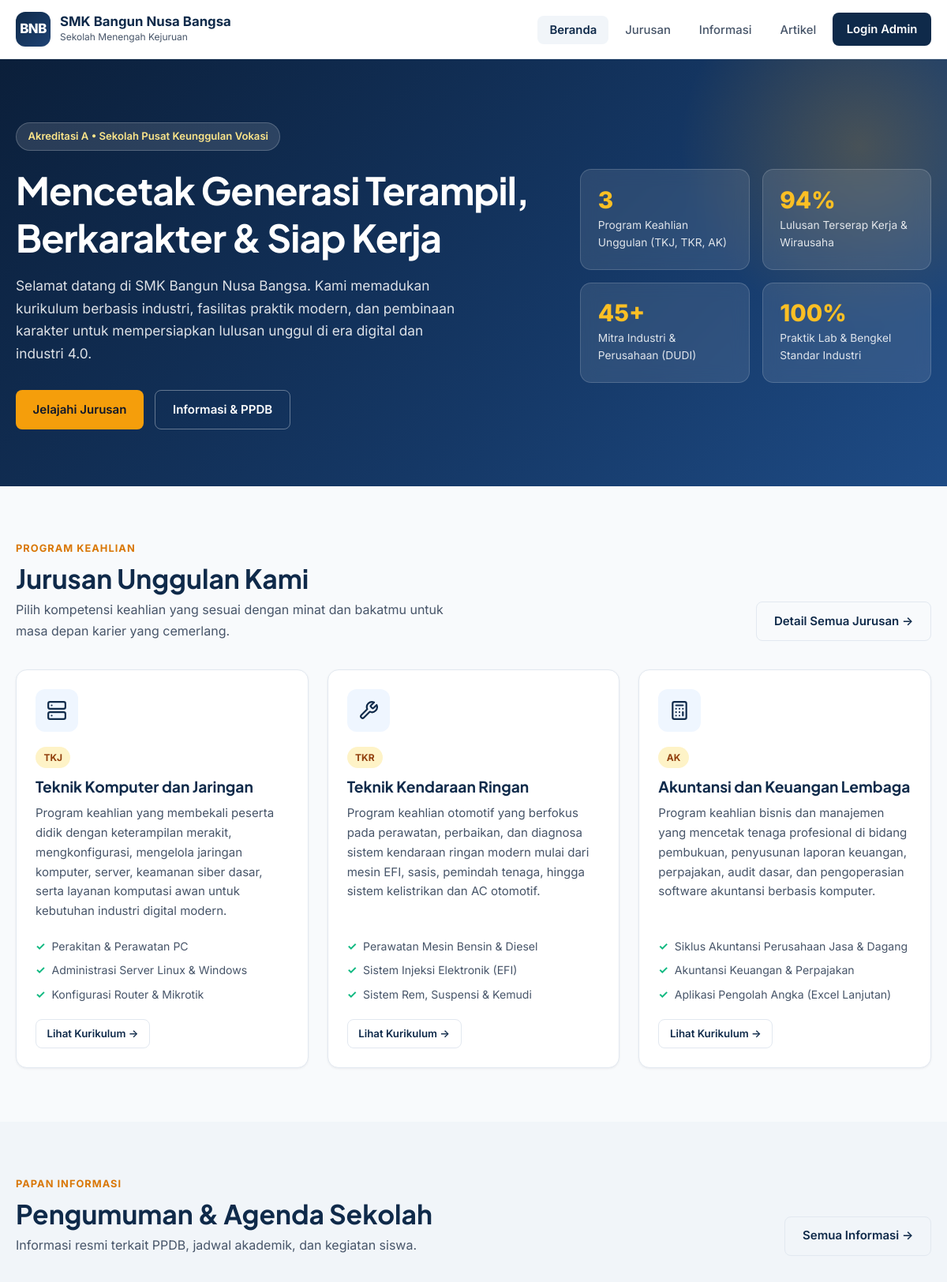
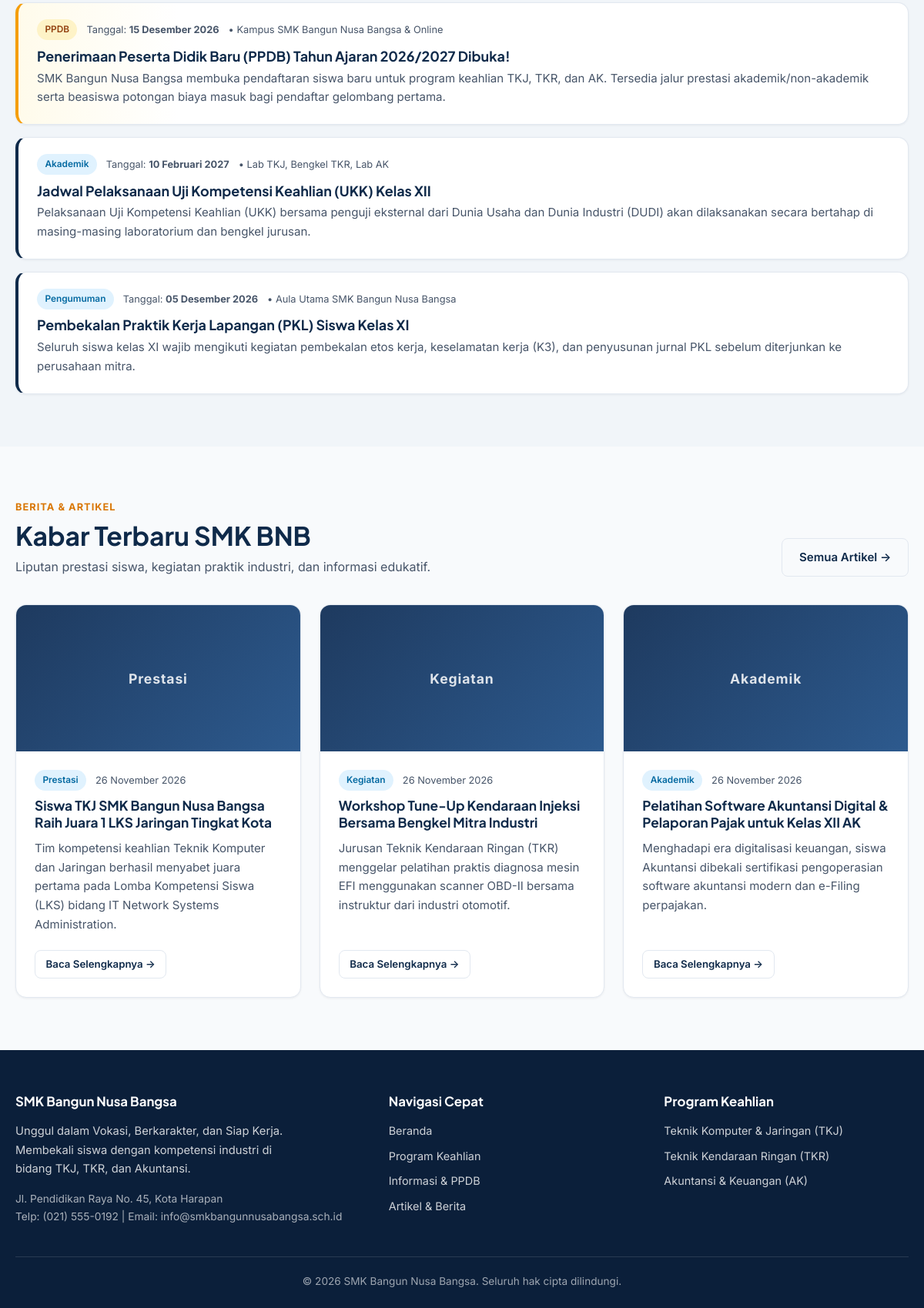
The page / on the database its author committed (2 pictures, top to bottom).
### tables this page shows
CREATE TABLE IF NOT EXISTS `jurusan` (
    `id` INT AUTO_INCREMENT PRIMARY KEY,
    `kode` VARCHAR(10) NOT NULL UNIQUE,
    `nama` VARCHAR(120) NOT NULL,
    `singkatan` VARCHAR(20) NOT NULL,
    `deskripsi` TEXT NOT NULL,
    `kompetensi` TEXT NOT NULL,
    `prospek_karir` TEXT NOT NULL,
    `fasilitas` VARCHAR(255) NOT NULL,
    `ikon` VARCHAR(30) DEFAULT 'code'
);

CREATE TABLE IF NOT EXISTS `informasi` (
    `id` INT AUTO_INCREMENT PRIMARY KEY,
    `judul` VARCHAR(200) NOT NULL,
    `kategori` VARCHAR(50) NOT NULL DEFAULT 'Pengumuman',
    `isi` TEXT NOT NULL,
    `tanggal_acara` DATE DEFAULT NULL,
    `lokasi` VARCHAR(150) DEFAULT NULL,
    `is_pinned` TINYINT(1) NOT NULL DEFAULT 0,
    `created_at` TIMESTAMP DEFAULT CURRENT_TIMESTAMP
);

CREATE TABLE IF NOT EXISTS `artikel` (
    `id` INT AUTO_INCREMENT PRIMARY KEY,
    `judul` VARCHAR(200) NOT NULL,
    `slug` VARCHAR(220) NOT NULL UNIQUE,
    `kategori` VARCHAR(50) NOT NULL DEFAULT 'Berita',
    `ringkasan` TEXT NOT NULL,
    `konten` LONGTEXT NOT NULL,
    `gambar` VARCHAR(255) DEFAULT NULL,
    `penulis` VARCHAR(100) NOT NULL DEFAULT 'Admin SMK BNB',
    `status` ENUM('published', 'draft') NOT NULL DEFAULT 'published',
    `created_at` TIMESTAMP DEFAULT CURRENT_TIMESTAMP,
    `updated_at` TIMESTAMP DEFAULT CURRENT_TIMESTAMP ON UPDATE CURRENT_TIMESTAMP
);

### includes/helpers.php (called while the page is built, shortened)
<?php
function e(?string $str): string
{
    return htmlspecialchars((string)$str, ENT_QUOTES, 'UTF-8');
}
function formatTanggal(?string $dateStr): string
{
    $bulan = [
        1 => 'Januari', 'Februari', 'Maret', 'April', 'Mei', 'Juni',
        'Juli', 'Agustus', 'September', 'Oktober', 'November', 'Desember'
    ];
    $ts = strtotime($dateStr);
    $tgl = date('d', $ts);
    $bln = $bulan[(int)date('n', $ts)] ?? date('M', $ts);
    $thn = date('Y', $ts);
    return "$tgl $bln $thn";
}
function isAdminLoggedIn(): bool
{
    return !empty($_SESSION['admin_id']);
}

### index.php (the view, shortened to what this page needs)
<?php
require_once __DIR__ . '/config/database.php';
require_once __DIR__ . '/includes/icons.php';
$jurusanList = $pdo->query("SELECT * FROM jurusan ORDER BY id ASC")->fetchAll();
$artikelList = $pdo->query("SELECT * FROM artikel WHERE status = 'published' ORDER BY created_at DESC LIMIT 3")->fetchAll();
$infoList = $pdo->query("SELECT * FROM informasi ORDER BY is_pinned DESC, created_at DESC LIMIT 3")->fetchAll();
include __DIR__ . '/includes/header.php';
?>
<section class="hero">
    <div class="container hero-grid">
        <div>
            <div class="hero-badge">Akreditasi A &bull; Sekolah Pusat Keunggulan Vokasi</div>
            <h1>Mencetak Generasi Terampil, Berkarakter &amp; Siap Kerja</h1>
            <p>
                Selamat datang di <?= e(SCHOOL_NAME) ?>. Kami memadukan kurikulum berbasis industri, fasilitas praktik modern, dan pembinaan karakter untuk mempersiapkan lulusan unggul di era digital dan industri 4.0.
            </p>
            <div class="hero-actions">
                <a href="jurusan.php" class="btn btn-accent">Jelajahi Jurusan</a>
                <a href="informasi.php" class="btn btn-outline-light">Informasi &amp; PPDB</a>
            </div>
        </div>
        <div class="hero-stats">
            <div class="stat-card">
                <div class="num">3</div>
                <div class="label">Program Keahlian Unggulan (TKJ, TKR, AK)</div>
            </div>
            <div class="stat-card">
                <div class="num">94%</div>
                <div class="label">Lulusan Terserap Kerja &amp; Wirausaha</div>
            </div>
            <div class="stat-card">
                <div class="num">45+</div>
                <div class="label">Mitra Industri &amp; Perusahaan (DUDI)</div>
            </div>
            <div class="stat-card">
                <div class="num">100%</div>
                <div class="label">Praktik Lab &amp; Bengkel Standar Industri</div>
            </div>
        </div>
    </div>
</section>
<section class="section">
    <div class="container">
        <div class="section-header">
            <div>
                <span class="eyebrow">Program Keahlian</span>
                <h2>Jurusan Unggulan Kami</h2>
                <p>Pilih kompetensi keahlian yang sesuai dengan minat dan bakatmu untuk masa depan karier yang cemerlang.</p>
            </div>
            <a href="jurusan.php" class="btn btn-outline">Detail Semua Jurusan &rarr;</a>
        </div>
        <div class="grid-3">
            <?php foreach ($jurusanList as $j): ?>
                <?php $kompetensi = array_slice(explode('|', $j['kompetensi']), 0, 3); ?>
                <article class="card">
                    <div class="card-body">
                        <div class="jurusan-icon"><?= renderJurusanIcon($j['ikon']) ?></div>
                        <span class="jurusan-badge"><?= e($j['singkatan']) ?></span>
                        <h3 class="card-title"><?= e($j['nama']) ?></h3>
                        <p class="card-text"><?= e($j['deskripsi']) ?></p>
                        <ul class="check-list">
                            <?php foreach ($kompetensi as $komp): ?>
                                <li><?= e($komp) ?></li>
                            <?php endforeach; ?>
                        </ul>
                        <a href="jurusan.php#<?= e($j['kode']) ?>" class="btn btn-outline btn-sm" style="width:fit-content;">Lihat Kurikulum &rarr;</a>
                    </div>
                </article>
            <?php endforeach; ?>
        </div>
    </div>
</section>
<section class="section section-muted">
    <div class="container">
        <div class="section-header">
            <div>
                <span class="eyebrow">Papan Informasi</span>
                <h2>Pengumuman &amp; Agenda Sekolah</h2>
                <p>Informasi resmi terkait PPDB, jadwal akademik, dan kegiatan siswa.</p>
            </div>
            <a href="informasi.php" class="btn btn-outline">Semua Informasi &rarr;</a>
        </div>
        <div style="display:flex; flex-direction:column; gap:1rem;">
            <?php foreach ($infoList as $info): ?>
                <div class="info-item <?= $info['is_pinned'] ? 'pinned' : '' ?>">
                    <div class="article-meta">
                        <span class="badge <?= $info['is_pinned'] ? 'badge-warning' : '' ?>"><?= e($info['kategori']) ?></span>
                        <?php if ($info['tanggal_acara']): ?>
                            <span>Tanggal: <strong><?= formatTanggal($info['tanggal_acara']) ?></strong></span>
                        <?php endif; ?>
                        <?php if ($info['lokasi']): ?>
                            <span>&bull; <?= e($info['lokasi']) ?></span>
                        <?php endif; ?>
                    </div>
                    <h3 style="font-size:1.12rem; margin-bottom:0.35rem; color:var(--primary);"><?= e($info['judul']) ?></h3>
                    <p style="color:var(--text-muted); font-size:0.94rem;"><?= e($info['isi']) ?></p>
                </div>
            <?php endforeach; ?>
        </div>
    </div>
</section>
<section class="section">
    <div class="container">
        <div class="section-header">
            <div>
                <span class="eyebrow">Berita &amp; Artikel</span>
                <h2>Kabar Terbaru SMK BNB</h2>
                <p>Liputan prestasi siswa, kegiatan praktik industri, dan informasi edukatif.</p>
            </div>
            <a href="artikel.php" class="btn btn-outline">Semua Artikel &rarr;</a>
        </div>
        <?php if (empty($artikelList)): ?>
            <div class="alert alert-danger">Belum ada artikel yang dipublikasikan.</div>
        <?php else: ?>
            <div class="grid-3">
                <?php foreach ($artikelList as $art): ?>
                    <article class="card">
                        <div class="article-thumb">
                            <?php if (!empty($art['gambar']) && file_exists(__DIR__ . '/uploads/' . $art['gambar'])): ?>
                                <img src="uploads/<?= e($art['gambar']) ?>" alt="<?= e($art['judul']) ?>">
                            <?php else: ?>
                                <span style="font-weight:700; font-size:1.1rem; letter-spacing:0.05em;"><?= e($art['kategori']) ?></span>
                            <?php endif; ?>
                        </div>
                        <div class="card-body">
                            <div class="article-meta">
                                <span class="badge"><?= e($art['kategori']) ?></span>
                                <span><?= formatTanggal($art['created_at']) ?></span>
                            </div>
                            <h3 class="card-title" style="font-size:1.08rem;">
                                <a href="artikel-detail.php?slug=<?= urlencode($art['slug']) ?>"><?= e($art['judul']) ?></a>
                            </h3>
                            <p class="card-text"><?= e($art['ringkasan']) ?></p>
                            <a href="artikel-detail.php?slug=<?= urlencode($art['slug']) ?>" class="btn btn-outline btn-sm" style="width:fit-content;">Baca Selengkapnya &rarr;</a>
                        </div>
                    </article>
                <?php endforeach; ?>
            </div>
        <?php endif; ?>
    </div>
</section>
<?php include __DIR__ . '/includes/footer.php'; ?>

### includes/header.php (shortened to what this page needs)
<?php
require_once __DIR__ . '/helpers.php';
$currentPage = basename($_SERVER['PHP_SELF'] ?? 'index.php');
$isAdminArea = str_contains(str_replace('\\', '/', $_SERVER['SCRIPT_NAME'] ?? ''), '/admin/');
$root = $isAdminArea ? '../' : '';
?>
<!DOCTYPE html>
<html lang="id">
<head>
    <link rel="stylesheet" href="<?= $root ?>assets/css/style.css">
</head>
<body>
<header class="navbar">
    <div class="container navbar-inner">
        <a href="<?= $root ?>index.php" class="brand">
            <div class="brand-logo">BNB</div>
            <div class="brand-text">
                <strong><?= e(SCHOOL_NAME) ?></strong>
                <span>Sekolah Menengah Kejuruan</span>
            </div>
        </a>
        <ul class="nav-links" id="navLinks">
            <li><a href="<?= $root ?>index.php" class="<?= (!$isAdminArea && $currentPage === 'index.php') ? 'active' : '' ?>">Beranda</a></li>
            <li><a href="<?= $root ?>jurusan.php" class="<?= (!$isAdminArea && $currentPage === 'jurusan.php') ? 'active' : '' ?>">Jurusan</a></li>
            <li><a href="<?= $root ?>informasi.php" class="<?= (!$isAdminArea && $currentPage === 'informasi.php') ? 'active' : '' ?>">Informasi</a></li>
            <li><a href="<?= $root ?>artikel.php" class="<?= (!$isAdminArea && in_array($currentPage, ['artikel.php', 'artikel-detail.php'])) ? 'active' : '' ?>">Artikel</a></li>
            <?php if (isAdminLoggedIn()): ?>
                <li><a href="<?= $root ?>admin/index.php" class="nav-cta">Dashboard Admin</a></li>
            <?php else: ?>
                <li><a href="<?= $root ?>admin/login.php" class="nav-cta">Login Admin</a></li>
            <?php endif; ?>
        </ul>
    </div>
</header>
<main style="flex:1;">

### includes/icons.php
<?php
function renderJurusanIcon(string $ikon): string
{
    return match ($ikon) {
        'network' => '<svg width="26" height="26" viewBox="0 0 24 24" fill="none" stroke="currentColor" stroke-width="2" stroke-linecap="round" stroke-linejoin="round"><rect x="2" y="2" width="20" height="8" rx="2" ry="2"></rect><rect x="2" y="14" width="20" height="8" rx="2" ry="2"></rect><line x1="6" y1="6" x2="6.01" y2="6"></line><line x1="6" y1="18" x2="6.01" y2="18"></line></svg>',
        'wrench' => '<svg width="26" height="26" viewBox="0 0 24 24" fill="none" stroke="currentColor" stroke-width="2" stroke-linecap="round" stroke-linejoin="round"><path d="M14.7 6.3a1 1 0 0 0 0 1.4l1.6 1.6a1 1 0 0 0 1.4 0l3.77-3.77a6 6 0 0 1-7.94 7.94l-6.91 6.91a2.12 2.12 0 0 1-3-3l6.91-6.91a6 6 0 0 1 7.94-7.94l-3.76 3.76z"></path></svg>',
        'calculator' => '<svg width="26" height="26" viewBox="0 0 24 24" fill="none" stroke="currentColor" stroke-width="2" stroke-linecap="round" stroke-linejoin="round"><rect x="4" y="2" width="16" height="20" rx="2"></rect><line x1="8" y1="6" x2="16" y2="6"></line><line x1="16" y1="14" x2="16" y2="18"></line><path d="M16 10h.01"></path><path d="M12 10h.01"></path><path d="M8 10h.01"></path><path d="M12 14h.01"></path><path d="M8 14h.01"></path><path d="M12 18h.01"></path><path d="M8 18h.01"></path></svg>',
        default => '<svg width="26" height="26" viewBox="0 0 24 24" fill="none" stroke="currentColor" stroke-width="2" stroke-linecap="round" stroke-linejoin="round"><circle cx="12" cy="12" r="10"></circle></svg>',
    };
}

### includes/footer.php (shortened to what this page needs)
</main>
<?php
$isAdminArea = str_contains(str_replace('\\', '/', $_SERVER['SCRIPT_NAME'] ?? ''), '/admin/');
$root = $isAdminArea ? '../' : '';
?>
<footer class="footer">
    <div class="container">
        <div class="footer-grid">
            <div>
                <h4><?= e(SCHOOL_NAME) ?></h4>
                <p style="font-size:0.92rem; max-width:360px; margin-bottom:1rem;">
                    <?= e(SCHOOL_TAGLINE) ?>. Membekali siswa dengan kompetensi industri di bidang TKJ, TKR, dan Akuntansi.
                </p>
                <p style="font-size:0.86rem; color:rgba(255,255,255,0.65);">
                    Jl. Pendidikan Raya No. 45, Kota Harapan<br>
                    Telp: (021) 555-0192 | Email: info@smkbangunnusabangsa.sch.id
                </p>
            </div>
            <div>
                <h4>Navigasi Cepat</h4>
                <ul>
                    <li><a href="<?= $root ?>index.php">Beranda</a></li>
                    <li><a href="<?= $root ?>jurusan.php">Program Keahlian</a></li>
                    <li><a href="<?= $root ?>informasi.php">Informasi &amp; PPDB</a></li>
                    <li><a href="<?= $root ?>artikel.php">Artikel &amp; Berita</a></li>
                </ul>
            </div>
            <div>
                <h4>Program Keahlian</h4>
                <ul>
                    <li><a href="<?= $root ?>jurusan.php#TKJ">Teknik Komputer &amp; Jaringan (TKJ)</a></li>
                    <li><a href="<?= $root ?>jurusan.php#TKR">Teknik Kendaraan Ringan (TKR)</a></li>
                    <li><a href="<?= $root ?>jurusan.php#AK">Akuntansi &amp; Keuangan (AK)</a></li>
                </ul>
            </div>
        </div>
        <div class="footer-bottom">
            &copy; <?= date('Y') ?> <?= e(SCHOOL_NAME) ?>. Seluruh hak cipta dilindungi.
        </div>
    </div>
</footer>
</body>
</html>

### rows shown on the page
jurusan: singkatan "TKJ", nama "Teknik Komputer dan Jaringan", deskripsi "Program keahlian yang membekali peserta didik dengan keterampilan merakit, mengkonfigurasi, mengelola jaringan komputer, server, keamanan siber dasar, serta layanan komputasi awan untuk kebutuhan industri digital modern.", kompetensi "Perakitan & Perawatan PC", kompetensi "Administrasi Server Linux & Windows", kompetensi "Konfigurasi Router & Mikrotik"
jurusan: singkatan "TKR", nama "Teknik Kendaraan Ringan", deskripsi "Program keahlian otomotif yang berfokus pada perawatan, perbaikan, dan diagnosa sistem kendaraan ringan modern mulai dari mesin EFI, sasis, pemindah tenaga, hingga sistem kelistrikan dan AC otomotif.", kompetensi "Perawatan Mesin Bensin & Diesel", kompetensi "Sistem Injeksi Elektronik (EFI)", kompetensi "Sistem Rem, Suspensi & Kemudi"
jurusan: singkatan "AK", nama "Akuntansi dan Keuangan Lembaga", deskripsi "Program keahlian bisnis dan manajemen yang mencetak tenaga profesional di bidang pembukuan, penyusunan laporan keuangan, perpajakan, audit dasar, dan pengoperasian software akuntansi berbasis komputer.", kompetensi "Siklus Akuntansi Perusahaan Jasa & Dagang", kompetensi "Akuntansi Keuangan & Perpajakan", kompetensi "Aplikasi Pengolah Angka (Excel Lanjutan)"
informasi: kategori "PPDB", tanggal_acara "15 Desember 2026", lokasi "Kampus SMK Bangun Nusa Bangsa & Online", judul "Penerimaan Peserta Didik Baru (PPDB) Tahun Ajaran 2026/2027 Dibuka!", isi "SMK Bangun Nusa Bangsa membuka pendaftaran siswa baru untuk program keahlian TKJ, TKR, dan AK. Tersedia jalur prestasi akademik/non-akademik serta beasiswa potongan biaya masuk bagi pendaftar gelombang pertama."
informasi: kategori "Akademik", tanggal_acara "10 Februari 2027", lokasi "Lab TKJ, Bengkel TKR, Lab AK", judul "Jadwal Pelaksanaan Uji Kompetensi Keahlian (UKK) Kelas XII", isi "Pelaksanaan Uji Kompetensi Keahlian (UKK) bersama penguji eksternal dari Dunia Usaha dan Dunia Industri (DUDI) akan dilaksanakan secara bertahap di masing-masing laboratorium dan bengkel jurusan."
informasi: kategori "Pengumuman", tanggal_acara "05 Desember 2026", lokasi "Aula Utama SMK Bangun Nusa Bangsa", judul "Pembekalan Praktik Kerja Lapangan (PKL) Siswa Kelas XI", isi "Seluruh siswa kelas XI wajib mengikuti kegiatan pembekalan etos kerja, keselamatan kerja (K3), dan penyusunan jurnal PKL sebelum diterjunkan ke perusahaan mitra."
artikel: kategori "Prestasi", created_at "26 November 2026", judul "Siswa TKJ SMK Bangun Nusa Bangsa Raih Juara 1 LKS Jaringan Tingkat Kota", ringkasan "Tim kompetensi keahlian Teknik Komputer dan Jaringan berhasil menyabet juara pertama pada Lomba Kompetensi Siswa (LKS) bidang IT Network Systems Administration."
artikel: kategori "Kegiatan", created_at "26 November 2026", judul "Workshop Tune-Up Kendaraan Injeksi Bersama Bengkel Mitra Industri", ringkasan "Jurusan Teknik Kendaraan Ringan (TKR) menggelar pelatihan praktis diagnosa mesin EFI menggunakan scanner OBD-II bersama instruktur dari industri otomotif."
artikel: kategori "Akademik", created_at "26 November 2026", judul "Pelatihan Software Akuntansi Digital & Pelaporan Pajak untuk Kelas XII AK", ringkasan "Menghadapi era digitalisasi keuangan, siswa Akuntansi dibekali sertifikasi pengoperasian software akuntansi modern dan e-Filing perpajakan."

### other values the page prints
SCHOOL_NAME "SMK Bangun Nusa Bangsa"
SCHOOL_TAGLINE "Unggul dalam Vokasi, Berkarakter, dan Siap Kerja"
